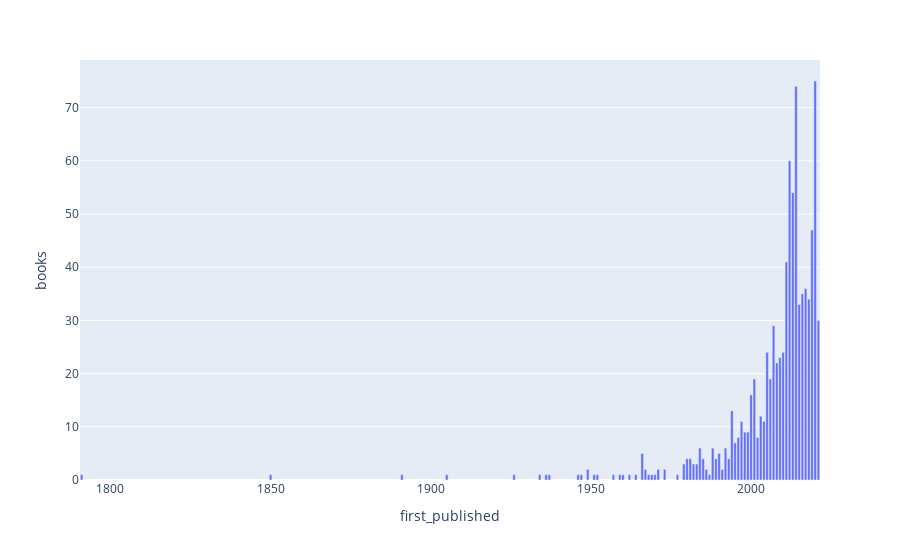

The notebook cell saved with this chart:
### Code cell
# df.pivot_table('average_rating','first_published',aggfunc='count').sort_values(by='average_rating',ascending=False)

### Figure 1 — Plotly figure (JSON) as saved in the notebook; plotly's stock layout.template omitted (floating-point values rounded to 4 significant figures)
{"data": [{"alignmentgroup": "True", "hovertemplate": "first_published=%{x}<br>books=%{y}<extra></extra>", "legendgroup": "", "marker": {"color": "#636efa", "pattern": {"shape": ""}}, "name": "", "offsetgroup": "", "orientation": "v", "showlegend": false, "textposition": "auto", "type": "bar", "x": [1791, 1977, 1970, 1969, 1968, 1964, 1962, 1960, 1959, 1957, 1952, 1987, 1905, 1947, 1946, 1937, 1936, 1934, 1951, 1926, 1850, 1891, 1991, 1973, 1949, 1967, 1971, 1986, 1983, 1979, 1982, 1989, 1993, 1981, 1980, 1985, 1990, 1966, 1984, 1988, 1992, 1995, 1996, 2002, 1998, 1999, 2004, 1997, 2003, 1994, 2000, 2001, 2006, 2008, 2009, 2005, 2010, 2007, 2021, 2015, 2018, 2016, 2017, 2011, 2019, 2013, 2012, 2014, 2020], "xaxis": "x", "y": [1, 1, 1, 1, 1, 1, 1, 1, 1, 1, 1, 1, 1, 1, 1, 1, 1, 1, 1, 1, 1, 1, 2, 2, 2, 2, 2, 2, 3, 3, 3, 4, 4, 4, 4, 4, 5, 5, 6, 6, 6, 7, 8, 8, 9, 9, 11, 11, 12, 13, 16, 19, 19, 22, 23, 24, 24, 29, 30, 33, 34, 35, 36, 41, 47, 54, 60, 74, 75], "yaxis": "y"}], "layout": {"barmode": "relative", "legend": {"tracegroupgap": 0}, "margin": {"t": 60}, "xaxis": {"anchor": "y", "domain": [0, 1], "title": {"text": "first_published"}}, "yaxis": {"anchor": "x", "domain": [0, 1], "title": {"text": "books"}}}}
